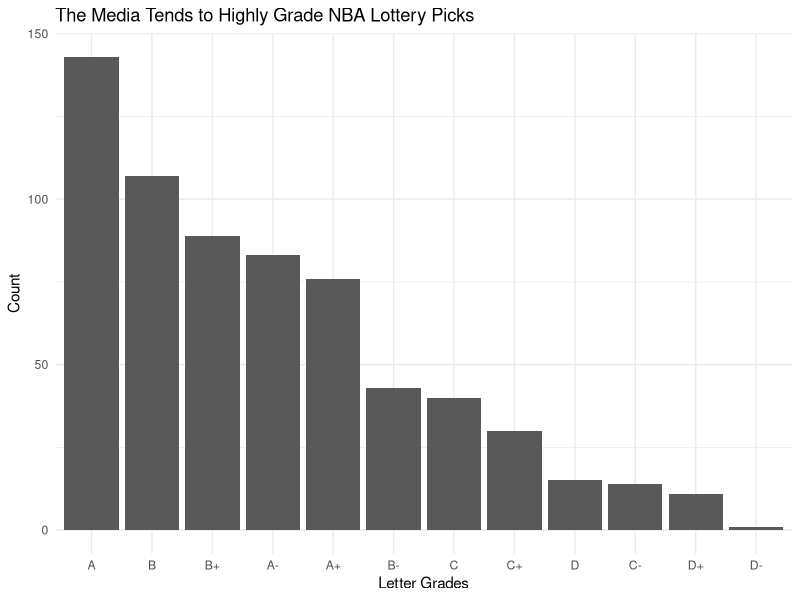

The R source for this figure:
## ---- chunk 1

library(readr)
library(tidyverse)
library(purrr)
library(scales)
library(ggplot2)

## ---- chunk 2

setwd("/Users/psuarez/Documents/GitHub/jour479x_fall_2024/data/")
rookie11 <- read.csv("rookie11.csv")
rookie12 <- read.csv("rookie12.csv")
rookie13 <- read.csv("rookie13.csv")
rookie14 <- read.csv("rookie14.csv")
rookie15 <- read.csv("rookie15.csv")
rookie16 <- read.csv("rookie16.csv")
rookie17 <- read.csv("rookie17.csv")
rookie18 <- read.csv("rookie18.csv")
rookie19 <- read.csv("rookie19.csv")
rookie20 <- read.csv("rookie20.csv")
rookie21 <- read.csv("rookie21.csv")
rookie22 <- read.csv("rookie22.csv")
rookie23 <- read.csv("rookie23.csv")

## ---- chunk 3

view(rookie15)

## ---- chunk 4
rookie11 <- rookie11 |>
  mutate(yr = 2011) |>
  select(yr, everything())

rookie12 <- rookie12 |>
  mutate(yr = 2012) |>
  select(yr, everything())

rookie13 <- rookie13 |>
  mutate(yr = 2013) |>
  select(yr, everything())

rookie14 <- rookie14 |>
  mutate(yr = 2014) |>
  select(yr, everything())

rookie15 <- rookie15 |>
  mutate(yr = 2015) |>
  select(yr, everything())

rookie16 <- rookie16 |>
  mutate(yr = 2016) |>
  select(yr, everything())

rookie17 <- rookie17 |>
  mutate(yr = 2017) |>
  select(yr, everything())

rookie18 <- rookie18 |>
  mutate(yr = 2018) |>
  select(yr, everything())

rookie19 <- rookie19 |>
  mutate(yr = 2019) |>
  select(yr, everything())

rookie20 <- rookie20 |>
  mutate(yr = 2020) |>
  select(yr, everything())

rookie21 <- rookie21 |>
  mutate(yr = 2021) |>
  select(yr, everything())

rookie22 <- rookie22 |>
  mutate(yr = 2022) |>
  select(yr, everything())

rookie23 <- rookie23 |>
  mutate(yr = 2023) |>
  select(yr, everything())

## ---- chunk 5

nba_draft <- bind_rows(rookie11, rookie12, rookie13, rookie14, rookie15, rookie16, rookie17, rookie18, rookie19, rookie20, rookie21, rookie22, rookie23)

## ---- chunk 6
#setwd("/Users/psuarez/Documents/GitHub/jour479x_fall_2024/data/")
draft_grades <- read_csv("draft_grades.csv")
view(draft_grades)
## ---- chunk 7
nba_draft <- bind_cols(nba_draft, draft_grades)
## ---- chunk 8
num_rows <- nrow(nba_draft)
num_cols <- ncol(nba_draft)
cat("Number of Rows:", num_rows, "\n")
cat("Number of Columns:", num_cols, "\n")

min_year <- min(nba_draft$yr, na.rm = TRUE)
max_year <- max(nba_draft$yr, na.rm = TRUE)
cat("Data covers the years from", min_year, "to", max_year, "\n")

colnames(nba_draft)
## ---- chunk 9

grade_count <- draft_grades |>
  pivot_longer(cols = everything(), names_to = "source", values_to = "grade") |>
  drop_na() |> 
  group_by(grade) |>
  summarise(count = n(), .groups = "drop")

print(grade_count)

## ---- chunk 10
ggplot() + 
  geom_bar(
    data=grade_count, 
    aes(x=reorder(grade, -count),
        weight=count)) + 
  scale_y_continuous(labels=comma) + 
  labs(
    title="The Media Tends to Highly Grade NBA Lottery Picks", 
    x="Letter Grades", 
    y="Count") + 
  theme_minimal()
